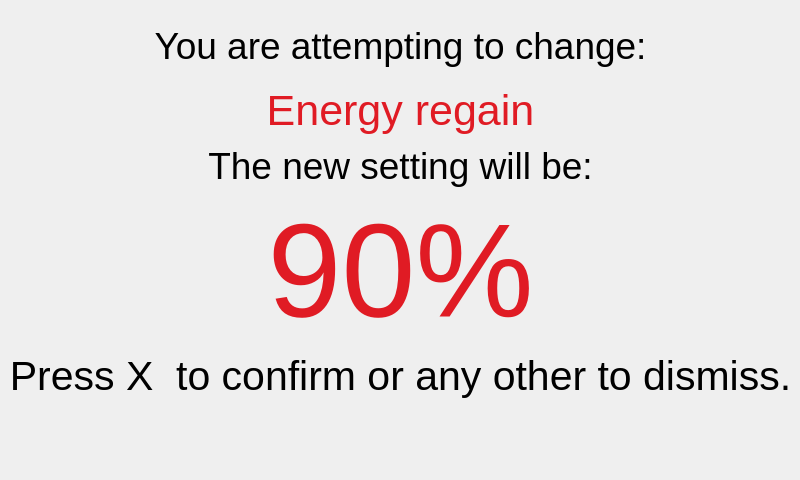
<?xml version="1.0" encoding="UTF-8"?>
<ui version="4.0">
 <class>ChangeConfirm</class>
 <widget class="QDialog" name="ChangeConfirm">
  <property name="geometry">
   <rect>
    <x>0</x>
    <y>0</y>
    <width>800</width>
    <height>480</height>
   </rect>
  </property>
  <property name="windowTitle">
   <string>Dialog</string>
  </property>
  <widget class="QLabel" name="title">
   <property name="geometry">
    <rect>
     <x>10</x>
     <y>0</y>
     <width>781</width>
     <height>91</height>
    </rect>
   </property>
   <property name="font">
    <font>
     <pointsize>28</pointsize>
    </font>
   </property>
   <property name="text">
    <string>You are attempting to change:</string>
   </property>
   <property name="alignment">
    <set>Qt::AlignCenter</set>
   </property>
  </widget>
  <widget class="QLabel" name="setting">
   <property name="geometry">
    <rect>
     <x>10</x>
     <y>80</y>
     <width>781</width>
     <height>61</height>
    </rect>
   </property>
   <property name="font">
    <font>
     <pointsize>32</pointsize>
    </font>
   </property>
   <property name="styleSheet">
    <string notr="true">color: rgb(224, 27, 36)</string>
   </property>
   <property name="text">
    <string>Energy regain</string>
   </property>
   <property name="alignment">
    <set>Qt::AlignCenter</set>
   </property>
  </widget>
  <widget class="QLabel" name="subtitle">
   <property name="geometry">
    <rect>
     <x>10</x>
     <y>140</y>
     <width>781</width>
     <height>51</height>
    </rect>
   </property>
   <property name="font">
    <font>
     <pointsize>28</pointsize>
    </font>
   </property>
   <property name="text">
    <string>The new setting will be:</string>
   </property>
   <property name="alignment">
    <set>Qt::AlignCenter</set>
   </property>
  </widget>
  <widget class="QLabel" name="newValue">
   <property name="geometry">
    <rect>
     <x>10</x>
     <y>180</y>
     <width>781</width>
     <height>181</height>
    </rect>
   </property>
   <property name="font">
    <font>
     <pointsize>100</pointsize>
    </font>
   </property>
   <property name="styleSheet">
    <string notr="true">color: rgb(224, 27, 36)</string>
   </property>
   <property name="text">
    <string>90%</string>
   </property>
   <property name="alignment">
    <set>Qt::AlignCenter</set>
   </property>
  </widget>
  <widget class="QLabel" name="hint">
   <property name="geometry">
    <rect>
     <x>0</x>
     <y>300</y>
     <width>801</width>
     <height>151</height>
    </rect>
   </property>
   <property name="font">
    <font>
     <pointsize>31</pointsize>
    </font>
   </property>
   <property name="text">
    <string>Press X  to confirm or any other to dismiss.</string>
   </property>
   <property name="alignment">
    <set>Qt::AlignCenter</set>
   </property>
  </widget>
 </widget>
 <resources/>
 <connections/>
</ui>
